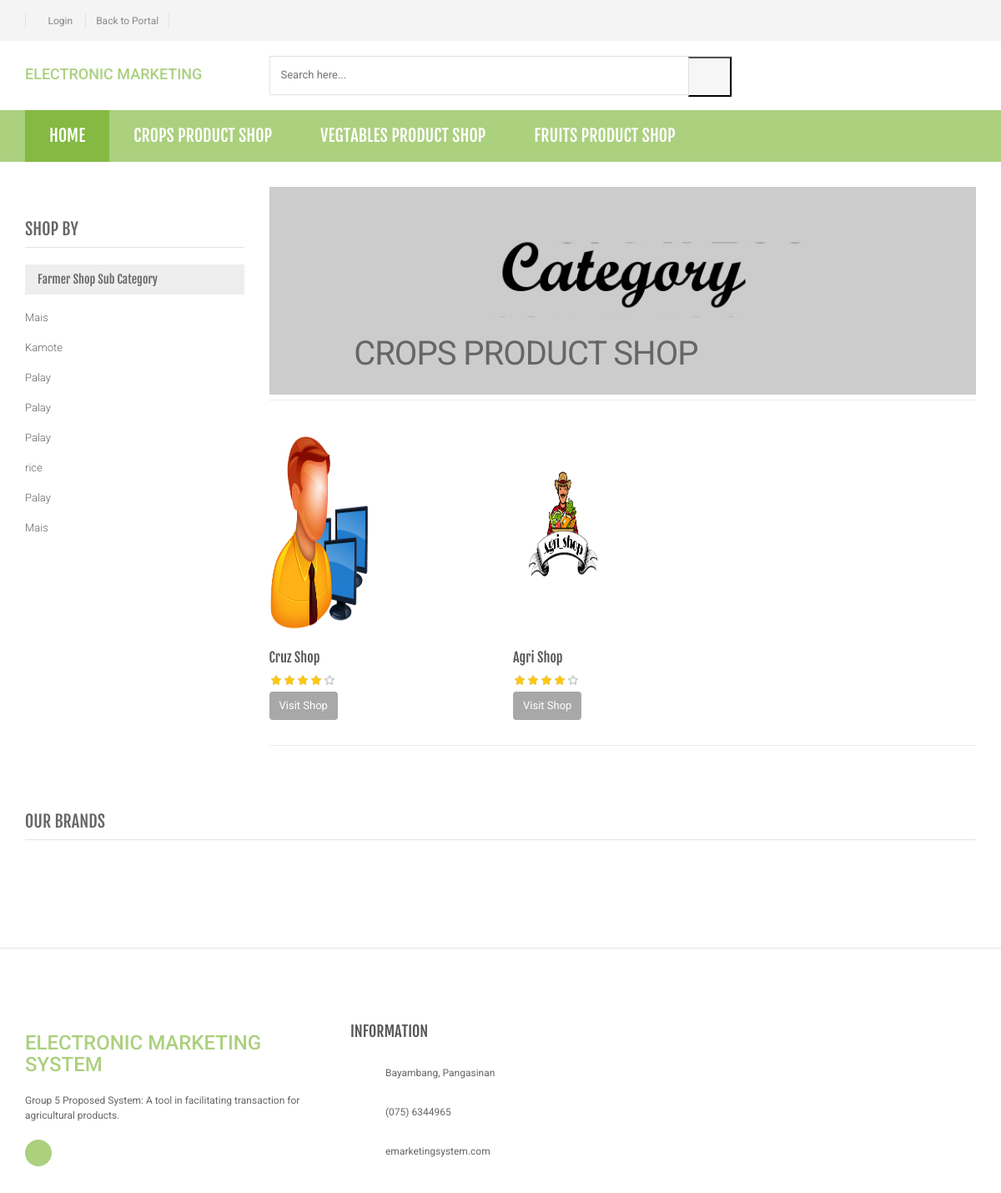
The page /category.php?cid=12 on the database its author committed.
### tables this page shows
CREATE TABLE `category` (
  `id` int(11) NOT NULL,
  `categoryName` varchar(255) DEFAULT NULL,
  `categoryDescription` longtext DEFAULT NULL
);

CREATE TABLE `subcategory` (
  `id` int(11) NOT NULL,
  `farmer_id` int(11) NOT NULL,
  `categoryid` int(11) DEFAULT NULL,
  `subcategory` varchar(255) DEFAULT NULL
);

CREATE TABLE `farmer` (
  `id` int(11) NOT NULL,
  `farmerid` varchar(50) NOT NULL,
  `photo` varchar(100) NOT NULL,
  `fname` varchar(50) NOT NULL,
  `lname` varchar(50) NOT NULL,
  `email` varchar(255) DEFAULT NULL,
  `position` varchar(50) NOT NULL,
  `contactno` bigint(11) DEFAULT NULL,
  `password` varchar(255) DEFAULT NULL,
  `street` longtext DEFAULT NULL,
  `city` varchar(255) DEFAULT NULL,
  `state` varchar(255) DEFAULT NULL,
  `shop_category` int(11) NOT NULL,
  `shop_logo` varchar(50) NOT NULL,
  `shop_name` varchar(50) NOT NULL,
  `regDate` timestamp NOT NULL DEFAULT current_timestamp()
);

### category.php (the view, shortened to what this page needs)
<?php
include('include/config.php');
$cid=intval($_GET['cid']);?>
<?php include('include/header.php');?>
    <body class="cnt-home">
<header class="header-style-1">
<?php include('include/top-header.php');?>
<?php include('include/main-header.php');?>
<?php include('include/menu-bar.php');?>
<div class="body-content outer-top-xs">
	<div class='container'>
		<div class='row outer-bottom-sm'>
			<div class='col-md-3 sidebar'>
	            <div class="sidebar-module-container">
	            	<h3 class="section-title">shop by</h3>
	            	<div class="sidebar-filter">
<div class="sidebar-widget wow fadeInUp outer-bottom-xs ">
	<div class="widget-header m-t-20">
		<h4 class="widget-title">Farmer Shop  Sub Category</h4>
	</div>
	<div class="sidebar-widget-body m-t-10">
	         <?php $sql=mysqli_query($conn,"SELECT * from subcategory WHERE categoryid = $cid ");
while($row=mysqli_fetch_array($sql))
{
    ?>
		<div class="accordion">
	    	<div class="accordion-group">
	            <div class="accordion-heading">
	                <a href="sub-category.php?sid=<?php echo $row['id'];?>"  class="accordion-toggle collapsed">
	                   <?php echo $row['subcategory'];?>
	                </a>
	            </div>
	        </div>
	    </div>
	    <?php } ?>
	</div>
</div>
	            	</div>
	            </div>
            </div>
			<div class='col-md-9'>
	<div id="category" class="category-carousel hidden-xs">
		<div class="item">
			<div class="image">
				<img src="assets/images/banners/cat-banner-1.jpg" alt="" class="img-responsive">
			</div>
			<div class="container-fluid">
				<div class="caption vertical-top text-left">
					<div class="big-text">
						<br />
					</div>
					       <?php $sql=mysqli_query($conn,"select categoryName  from category where id='$cid'");
while($row=mysqli_fetch_array($sql))
{
    ?>
					<div class="excerpt hidden-sm hidden-md">
						<?php echo htmlentities($row['categoryName']);?> PRODUCT SHOP
					</div>
			<?php } ?>
				</div>
			</div>
		</div>
</div>
				<div class="search-result-container">
					<div id="myTabContent" class="tab-content">
						<div class="tab-pane active " id="grid-container">
							<div class="category-product  inner-top-vs">
								<div class="row">
			<?php
$ret=mysqli_query($conn,"SELECT * FROM farmer WHERE shop_category = '$cid' ");
$num=mysqli_num_rows($ret);
if($num>0)
{
while ($row=mysqli_fetch_array($ret))
{?>
	<div class="col-sm-6 col-md-4  fadeInUp">
			<div class="products">
	<div class="product">
		<div class="product-image">
			<div class="image">
				<a href="visit_shop.php?id=<?php echo $row['id'];?>">
				<img  src="<?php echo (!empty($row['shop_logo']))? 'images/'.$row['shop_logo']:'../images/admin.png'; ?>" data-echo="<?php echo (!empty($row['shop_logo']))? 'images/'.$row['shop_logo']:'../images/admin.png'; ?>"  width="120" height="250" alt="">
				</a>
			</div>
		</div>
		<div class="product-info text-left"  >
			<h3 class="name" ><a href="visit-shop.php?id=<?php echo htmlentities($row['id']);?>"><?php echo htmlentities($row['shop_name']);?></a></h3>
			<div class="rating rateit-small"></div>
			<div class="action"><a href="visit_shop.php?id=<?php echo $row['id']; ?>" class="lnk btn btn-primary">Visit Shop</a></div>
		</div>
			</div>
			</div>
		</div>
	  <?php } } else {?>
		<div class="col-sm-6 col-md-4 wow fadeInUp"> <h3>No Product Shop Found</h3>
		</div>
<?php } ?>
		</div>
</div>
</div>
</div>
</div>
</div></div>
<?php include('include/brands-slider.php');?>
</div>
</div>
</body>
</html>

### include/menu-bar.php (shortened to what this page needs)
<div class="header-nav animate-dropdown">
    <div class="container">
        <div class="yamm navbar navbar-default" role="navigation">
            <div class="nav-bg-class">
                <div class="navbar-collapse collapse" id="mc-horizontal-menu-collapse">
	<div class="nav-outer">
		<ul class="nav navbar-nav">
			<li class="active dropdown yamm-fw">
				<a href="dashboard_customer.php" data-hover="dropdown" class="dropdown-toggle">Home</a>
			</li>
              <?php $sql=mysqli_query($conn,"SELECT id,categoryName  from category limit 6");
                while($row=mysqli_fetch_array($sql))
                {
    ?>
			<li class="dropdown yamm <?php
            ?>">
				<a href="category.php?cid=<?php echo $row['id'];?>"> <?php echo $row['categoryName'];?> PRODUCT SHOP</a>
			</li>
			<?php } ?>
		</ul>
		<div class="clearfix"></div>
	</div>
</div>
            </div>
        </div>
    </div>
</div>

### assets/css/green.css (style rules this page uses)
a { color: #abd07e; }
.header-style-1 .header-nav { background: #abd07e; }
.cnt-home .header-style-1 .header-nav .navbar .navbar-nav > li.active { background: #84b943; }
.sidebar .sidebar-module-container .sidebar-widget .sidebar-widget-body .accordion .accordion-group .accordion-heading .accordion-toggle, .sidebar .sidebar-module-container .sidebar-widget .sidebar-widget-body .accordion .accordion-group .accordion-heading .accordion-toggle:hover, .sidebar .sidebar-module-container .sidebar-widget .sidebar-widget-body .accordion .accordion-group .accordion-heading .accordion-toggle:focus, .sidebar .sidebar-module-container .sidebar-widget .sidebar-widget-body .accordion .accordion-group .accordion-heading .accordion-toggle:after { color: #abd07e; }

### assets/css/lightbox.css (style rules this page uses)
body:after { content: url(../images/close.png) url(../images/loading.gif) url(../images/prev.png) url(../images/next.png); display: none; }

### assets/css/rateit.css (style rules this page uses)
.rateit { display: -moz-inline-box; display: inline-block; position: relative; -webkit-user-select: none; -khtml-user-select: none; -moz-user-select: none; -o-user-select: none; -ms-user-select: none; user-select: none; -webkit-touch-callout: none; }

### assets/css/blue.css (style rules this page uses)
a { color: #3498db; }
.header-style-1 .header-nav { background: #3498db; }
.cnt-home .header-style-1 .header-nav .navbar .navbar-nav > li.active { background: #1d6ca1; }
.sidebar .sidebar-module-container .sidebar-widget .sidebar-widget-body .accordion .accordion-group .accordion-heading .accordion-toggle, .sidebar .sidebar-module-container .sidebar-widget .sidebar-widget-body .accordion .accordion-group .accordion-heading .accordion-toggle:hover, .sidebar .sidebar-module-container .sidebar-widget .sidebar-widget-body .accordion .accordion-group .accordion-heading .accordion-toggle:focus, .sidebar .sidebar-module-container .sidebar-widget .sidebar-widget-body .accordion .accordion-group .accordion-heading .accordion-toggle:after { color: #3498db; }

### assets/css/red.css (style rules this page uses)
a { color: #ff6c6c; }
.header-style-1 .header-nav { background: #ff6c6c; }
.cnt-home .header-style-1 .header-nav .navbar .navbar-nav > li.active { background: #ff1a1a; }
.sidebar .sidebar-module-container .sidebar-widget .sidebar-widget-body .accordion .accordion-group .accordion-heading .accordion-toggle, .sidebar .sidebar-module-container .sidebar-widget .sidebar-widget-body .accordion .accordion-group .accordion-heading .accordion-toggle:hover, .sidebar .sidebar-module-container .sidebar-widget .sidebar-widget-body .accordion .accordion-group .accordion-heading .accordion-toggle:focus, .sidebar .sidebar-module-container .sidebar-widget .sidebar-widget-body .accordion .accordion-group .accordion-heading .accordion-toggle:after { color: #ff6c6c; }

### assets/css/orange.css (style rules this page uses)
a { color: #f39c12; }
.header-style-1 .header-nav { background: #f39c12; }
.cnt-home .header-style-1 .header-nav .navbar .navbar-nav > li.active { background: #ab6c09; }
.sidebar .sidebar-module-container .sidebar-widget .sidebar-widget-body .accordion .accordion-group .accordion-heading .accordion-toggle, .sidebar .sidebar-module-container .sidebar-widget .sidebar-widget-body .accordion .accordion-group .accordion-heading .accordion-toggle:hover, .sidebar .sidebar-module-container .sidebar-widget .sidebar-widget-body .accordion .accordion-group .accordion-heading .accordion-toggle:focus, .sidebar .sidebar-module-container .sidebar-widget .sidebar-widget-body .accordion .accordion-group .accordion-heading .accordion-toggle:after { color: #f39c12; }

### assets/css/dark-green.css (style rules this page uses)
a { color: #12cca7; }
.header-style-1 .header-nav { background: #12cca7; }
.cnt-home .header-style-1 .header-nav .navbar .navbar-nav > li.active { background: #0b816a; }
.sidebar .sidebar-module-container .sidebar-widget .sidebar-widget-body .accordion .accordion-group .accordion-heading .accordion-toggle, .sidebar .sidebar-module-container .sidebar-widget .sidebar-widget-body .accordion .accordion-group .accordion-heading .accordion-toggle:hover, .sidebar .sidebar-module-container .sidebar-widget .sidebar-widget-body .accordion .accordion-group .accordion-heading .accordion-toggle:focus, .sidebar .sidebar-module-container .sidebar-widget .sidebar-widget-body .accordion .accordion-group .accordion-heading .accordion-toggle:after { color: #12cca7; }

### rows shown on the page
category: categoryName "CROPS"
category: categoryName "VEGTABLES"
category: categoryName "FRUITS"
subcategory: subcategory "Mais"
subcategory: subcategory "Kamote"
subcategory: subcategory "Palay"
subcategory: subcategory "Palay"
subcategory: subcategory "Palay"
subcategory: subcategory "rice"
subcategory: subcategory "Palay"
subcategory: subcategory "Mais"
farmer: shop_logo (picture), shop_name "Cruz Shop"
farmer: shop_logo (picture), shop_name "Agri Shop"
